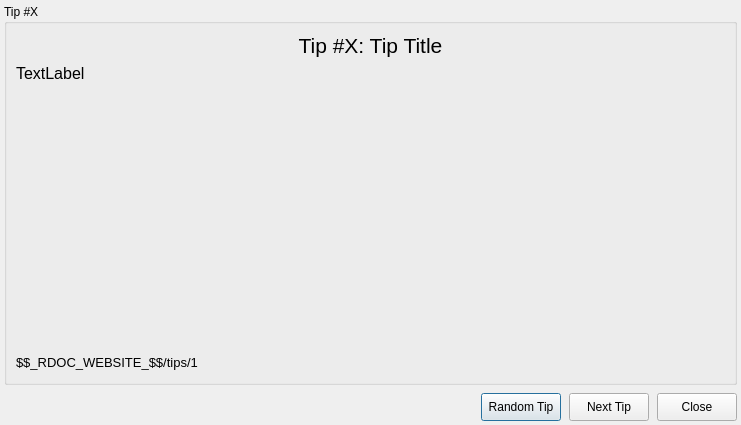
<?xml version="1.0" encoding="UTF-8"?>
<ui version="4.0">
 <class>TipsDialog</class>
 <widget class="QDialog" name="TipsDialog">
  <property name="windowModality">
   <enum>Qt::NonModal</enum>
  </property>
  <property name="geometry">
   <rect>
    <x>0</x>
    <y>0</y>
    <width>751</width>
    <height>442</height>
   </rect>
  </property>
  <property name="sizePolicy">
   <sizepolicy hsizetype="Fixed" vsizetype="Fixed">
    <horstretch>0</horstretch>
    <verstretch>0</verstretch>
   </sizepolicy>
  </property>
  <property name="contextMenuPolicy">
   <enum>Qt::DefaultContextMenu</enum>
  </property>
  <property name="windowTitle">
   <string>$$_RDOC_PRODUCT_$$ Tips</string>
  </property>
  <layout class="QVBoxLayout" name="verticalLayout_2">
   <property name="spacing">
    <number>8</number>
   </property>
   <property name="sizeConstraint">
    <enum>QLayout::SetFixedSize</enum>
   </property>
   <property name="leftMargin">
    <number>4</number>
   </property>
   <property name="topMargin">
    <number>4</number>
   </property>
   <property name="rightMargin">
    <number>4</number>
   </property>
   <property name="bottomMargin">
    <number>4</number>
   </property>
   <item alignment="Qt::AlignHCenter">
    <widget class="QGroupBox" name="tipsGroupBox">
     <property name="sizePolicy">
      <sizepolicy hsizetype="Fixed" vsizetype="Fixed">
       <horstretch>0</horstretch>
       <verstretch>0</verstretch>
      </sizepolicy>
     </property>
     <property name="minimumSize">
      <size>
       <width>725</width>
       <height>351</height>
      </size>
     </property>
     <property name="font">
      <font>
       <pointsize>9</pointsize>
      </font>
     </property>
     <property name="title">
      <string>Tip #X</string>
     </property>
     <layout class="QVBoxLayout" name="verticalLayout">
      <property name="sizeConstraint">
       <enum>QLayout::SetFixedSize</enum>
      </property>
      <item>
       <layout class="QHBoxLayout" name="horizontalLayout_3">
        <property name="sizeConstraint">
         <enum>QLayout::SetFixedSize</enum>
        </property>
        <item>
         <widget class="QLabel" name="titleLabel">
          <property name="sizePolicy">
           <sizepolicy hsizetype="Minimum" vsizetype="Fixed">
            <horstretch>0</horstretch>
            <verstretch>0</verstretch>
           </sizepolicy>
          </property>
          <property name="font">
           <font>
            <pointsize>16</pointsize>
           </font>
          </property>
          <property name="text">
           <string>Tip #X: Tip Title</string>
          </property>
          <property name="alignment">
           <set>Qt::AlignCenter</set>
          </property>
         </widget>
        </item>
       </layout>
      </item>
      <item>
       <widget class="QLabel" name="tipTextLabel">
        <property name="sizePolicy">
         <sizepolicy hsizetype="Fixed" vsizetype="Fixed">
          <horstretch>0</horstretch>
          <verstretch>0</verstretch>
         </sizepolicy>
        </property>
        <property name="minimumSize">
         <size>
          <width>709</width>
          <height>283</height>
         </size>
        </property>
        <property name="font">
         <font>
          <pointsize>12</pointsize>
         </font>
        </property>
        <property name="text">
         <string>TextLabel</string>
        </property>
        <property name="alignment">
         <set>Qt::AlignLeading|Qt::AlignLeft|Qt::AlignTop</set>
        </property>
        <property name="wordWrap">
         <bool>true</bool>
        </property>
       </widget>
      </item>
      <item>
       <layout class="QHBoxLayout" name="horizontalLayout_2" stretch="0,0">
        <property name="spacing">
         <number>7</number>
        </property>
        <property name="sizeConstraint">
         <enum>QLayout::SetMaximumSize</enum>
        </property>
        <item>
         <widget class="QLabel" name="tipUrlLabel">
          <property name="sizePolicy">
           <sizepolicy hsizetype="Preferred" vsizetype="Maximum">
            <horstretch>0</horstretch>
            <verstretch>0</verstretch>
           </sizepolicy>
          </property>
          <property name="font">
           <font>
            <pointsize>10</pointsize>
           </font>
          </property>
          <property name="text">
           <string>$$_RDOC_WEBSITE_$$/tips/1</string>
          </property>
          <property name="textFormat">
           <enum>Qt::RichText</enum>
          </property>
          <property name="openExternalLinks">
           <bool>true</bool>
          </property>
          <property name="textInteractionFlags">
           <set>Qt::TextBrowserInteraction</set>
          </property>
         </widget>
        </item>
        <item>
         <spacer name="horizontalSpacer_4">
          <property name="orientation">
           <enum>Qt::Horizontal</enum>
          </property>
          <property name="sizeHint" stdset="0">
           <size>
            <width>338</width>
            <height>20</height>
           </size>
          </property>
         </spacer>
        </item>
       </layout>
      </item>
     </layout>
    </widget>
   </item>
   <item>
    <layout class="QHBoxLayout" name="horizontalLayout">
     <property name="sizeConstraint">
      <enum>QLayout::SetFixedSize</enum>
     </property>
     <item>
      <spacer name="horizontalSpacer">
       <property name="orientation">
        <enum>Qt::Horizontal</enum>
       </property>
       <property name="sizeHint" stdset="0">
        <size>
         <width>308</width>
         <height>20</height>
        </size>
       </property>
      </spacer>
     </item>
     <item>
      <widget class="QPushButton" name="randomButton">
       <property name="sizePolicy">
        <sizepolicy hsizetype="Minimum" vsizetype="Fixed">
         <horstretch>0</horstretch>
         <verstretch>0</verstretch>
        </sizepolicy>
       </property>
       <property name="minimumSize">
        <size>
         <width>0</width>
         <height>28</height>
        </size>
       </property>
       <property name="maximumSize">
        <size>
         <width>16777215</width>
         <height>28</height>
        </size>
       </property>
       <property name="text">
        <string>Random Tip</string>
       </property>
      </widget>
     </item>
     <item>
      <widget class="QPushButton" name="nextButton">
       <property name="minimumSize">
        <size>
         <width>0</width>
         <height>28</height>
        </size>
       </property>
       <property name="maximumSize">
        <size>
         <width>16777215</width>
         <height>28</height>
        </size>
       </property>
       <property name="text">
        <string>Next Tip</string>
       </property>
      </widget>
     </item>
     <item>
      <widget class="QPushButton" name="closeButton">
       <property name="minimumSize">
        <size>
         <width>0</width>
         <height>28</height>
        </size>
       </property>
       <property name="maximumSize">
        <size>
         <width>16777215</width>
         <height>28</height>
        </size>
       </property>
       <property name="text">
        <string>Close</string>
       </property>
      </widget>
     </item>
    </layout>
   </item>
  </layout>
 </widget>
 <resources/>
 <connections/>
</ui>
